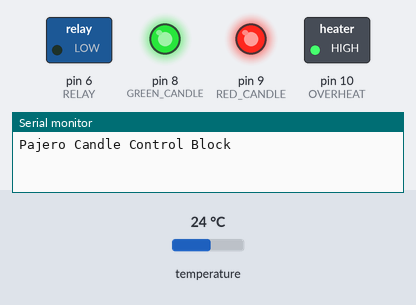
Bench run of a sketch on a simulated Arduino Uno, built with avr-gcc and run on an emulated ATmega328P. Parts: switched loads named in the sketch (green lamp = pin HIGH), output pins drawn as LEDs (lit = HIGH), the last lines printed to the serial monitor. The inputs (shaded band) are chosen by the test bench; at power-on: temperature 24 °C. Pins used as bus, display or sensor lines are not drawn.

Above: at 0.1 s.
At 1.5 s:
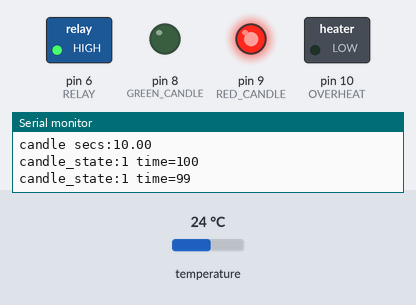
At 8.2 s:
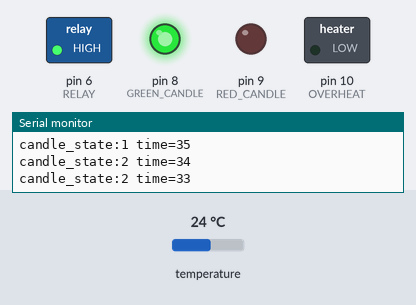
At 11.6 s:
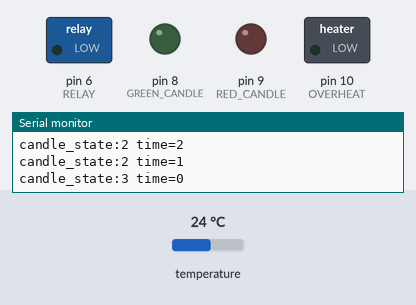
Timing chart, 0 to 13.1 s (numbered marks = the images above):
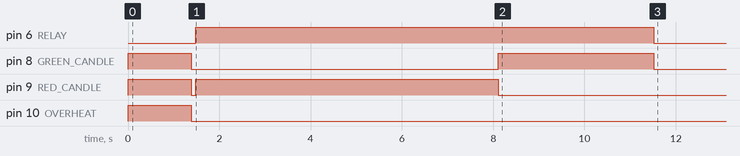

Measured:
- by itself, pin 6 (RELAY): LOW → HIGH at 1.5 s, → LOW 10.0 s later
- by itself, pin 8 (GREEN_CANDLE): HIGH → LOW at 1.4 s, → HIGH 6.7 s later, → LOW 3.4 s later
- by itself, pin 9 (RED_CANDLE): HIGH → LOW at 1.4 s, → HIGH 0.10 s later, → LOW 6.6 s later
- by itself, pin 10 (OVERHEAT): HIGH → LOW at 1.4 s

The sketch:

PajCandle.ino
```cpp
/**
 * блок управления свечами для Pajero
 *
 * ** TODO перенести контроль питания на A1 и сделать выход шины I2C
 *
 * при влючении питания если алгоритм позволяет включает реле. большие токи делаем
 * логика попрощще чтобы уменьшить верятность ошибки
 * мониторит температуру двигателя и зажигает лампочки, на старте проверяет чтобы аккум был не севший
 *
 * напряжение измерять только в нач
 * блок управления свечами для Pajero
 *
 * ** TODO перенести контроль питания на A1 и сделать выход шины I2C
 *
 * при влючении питания если алгоритм позволяет включает реле. большие токи делаем
 * логика попрощще чтобы уменьшить верятность ошибки
 * мониторит температуру двигателя и зажигает лампочки, на старте проверяет чтобы аккум был не севший
 *
 * напряжение измерять только в начале работы.  Если напряжение аккумулятора меньше 10.5 вольт не включать свечи
 * фильтровать темепературу фильтром кальмана - исключать изменение быстрее 1 град за отсчет
 * в конечном цикле измерять температуру раз в секунду
 *
 * свечи включены
 * 120 сек на -20град, 0але работы.  Если напряжение аккумулятора меньше 10.5 вольт не включать свечи
 * фильтровать темепературу фильтром кальмана - исключать изменение быстрее 1 град за отсчет
 * в конечном цикле измерять температуру раз в секунду
 *
 * свечи включены
 * 120 сек на -20град,
 * 0сек если двигатель теплее 40 град
 * время погасания лампочки прогрева до старта зависит от температуры двигателя - 1/3 времени работы свечей
 * лампочка двигатель холодный < 40 град
 * лампочка перегрев > 105 град
 * включаются при включении зажигания
 * питание подается при On
 ** выключение On выключает сразу
 *
 * резистор на  LED
 * - зеленый 100ohm
 * - красный 1k
 * - синий 5к
 *
 * клемы под винт/зажим:
 * - управление реле
 * - земля
 * - 12V
 *
 * штырьковая клема
 * - ключ On
 * - LED зеленый свечи
 * - LED красный свечи
 * - LED перегрев
 * - LED холодный
 * -
 */

#include <OneWire.h>
#include <DallasTemperature.h>
#include <Wire.h>
#define DEBUG

// PINS
// Data wire is plugged into pin 2 on the Arduino
#define ONE_WIRE_BUS 2
// провод управления реле свечей
#define RELAY        6
// LED
#define COLD         7
#define GREEN_CANDLE 8
#define RED_CANDLE   9
#define OVERHEAT     10

#define AC_VOLT      A1

// предельные температуры
const int OVERHEAT_TEMP = 105;
const int COLD_TEMP = 40;
const float LOWEST_TEMP = -25.0;
// максимальное время горения свечей
const long MAX_CANDLE_BURN_TIME  = 40;
const long START_CANDLE_BURN_TIME  = 1;
// низкое напряжение не включать свечи
const float ACC_LOW = 10.5;
// задержка цикла опроса в милисекундах
const int LOOP_DELAY = 100;

// состояния FSM
enum eStates {
  START_STATE,
  RED_STATE,
  GREEN_STATE,
  OFF_STATE
};

// Setup a oneWire instance to communicate with any OneWire devices
// (not just Maxim/Dallas temperature ICs)
OneWire oneWire(ONE_WIRE_BUS);
DallasTemperature sensors(&oneWire);

int candle_state = START_STATE;    // -1 начальное, по получению температуры будет решение включать или нет
long candle_on_time = 0, // время которое реле включено в milisecs сек
    red_time = 0;        // время которое будет гореть красная лампочка свечей
float s_temp = 0;      // температура за прошлый цикл измерений
bool s_tempOk = true;
#define ERR_TMO 1000
int s_temp_error_time = ERR_TMO;  // счетчик времени светить обоими лампами если нет термометра

float getAccVolts()
{
  int v = analogRead(AC_VOLT);
#ifdef DEBUG
  Serial.print(" acc adc:"); Serial.println(v);
#endif
  return v * 35.5 / 1024.0 + 0.59;
}

void setup(void)
{
  // start serial port
#ifdef DEBUG
  Serial.begin(9600);
  Serial.println("Pajero Candle Control Block");
#endif
  // конфишурим провод управления реле и выключаем его
  pinMode(RELAY, OUTPUT);

  pinMode(OVERHEAT, OUTPUT);
  pinMode(COLD, OUTPUT);
  pinMode(RED_CANDLE, OUTPUT);
  pinMode(GREEN_CANDLE, OUTPUT);

  pinMode(AC_VOLT, INPUT);
  digitalWrite(AC_VOLT, LOW); // disable pull-up

  // выключаем все
  digitalWrite(RELAY, LOW);

  digitalWrite(OVERHEAT, HIGH);
  digitalWrite(COLD, HIGH);
  digitalWrite(RED_CANDLE, HIGH);
  digitalWrite(GREEN_CANDLE, HIGH);


  // Start up the library
  sensors.begin();
  if(sensors.getDeviceCount() == 0) {
    s_tempOk = false;
    s_temp = 20.0;
    s_temp_error_time = ERR_TMO;
#ifdef DEBUG
    Serial.println("no temp sensor");
#endif
  } else {
    sensors.requestTemperatures(); // Send the command to get temperatures
    s_tempOk = true;
    s_temp = sensors.getTempCByIndex(0);
#ifdef DEBUG
    Serial.print("temp:"); Serial.println(s_temp);
#endif
    s_temp_error_time = 0;
  }

  delay(500);
  // низкое напряжение - не даем включать реле
  float volts = getAccVolts();
#ifdef DEBUG
  Serial.print("acc volts:"); Serial.println(volts);
#endif
  if(volts < ACC_LOW || s_temp > COLD_TEMP) {
    candle_state = OFF_STATE;
    candle_on_time = 0;
    red_time = 0;
  } else
    candle_state = START_STATE;
#ifdef DEBUG
  Serial.print("candle_state:"); Serial.println(candle_state);
#endif
}

/**
 * вычисляем время работы в зависимости от температуры в секундах
 */
float calcTime(float temp)
{
  // TODO сделать более быстро растущую функцию
  if(temp > COLD_TEMP)
    return 0;
  float res = map(temp, LOWEST_TEMP, COLD_TEMP, MAX_CANDLE_BURN_TIME, 0);
#ifdef DEBUG
  Serial.print("candle secs:"); Serial.println(res);
#endif
  if(res < 0)
    return 0;
  return res;
}

void loop(void)
{
  float temp;
  delay(LOOP_DELAY);
   // включаем и выключаем реле каждый оборот -
  digitalWrite(RELAY, (candle_state == RED_STATE || candle_state == GREEN_STATE) ? HIGH : LOW);
  if(s_temp_error_time > 0) {
    s_temp_error_time--;
    digitalWrite(OVERHEAT, HIGH);
    digitalWrite(COLD, HIGH );
  } else {
    digitalWrite(OVERHEAT, (s_temp > OVERHEAT_TEMP) ? HIGH : LOW);
    digitalWrite(COLD, (s_temp < COLD_TEMP) ? HIGH : LOW);
  }

  digitalWrite(RED_CANDLE, (candle_state == RED_STATE) ? HIGH : LOW);
  digitalWrite(GREEN_CANDLE, (candle_state == GREEN_STATE) ? HIGH : LOW);

  // сразу после запуска определяем надо включать свечи и время
  switch(candle_state) {
    case START_STATE: {
      candle_on_time = calcTime(s_temp) * 1000 / LOOP_DELAY;
      red_time = candle_on_time * 2 / 3;
      if(candle_on_time > 0.0) {
        candle_state = RED_STATE;
      }
    } break;
    case RED_STATE:
      --candle_on_time;
      if(--red_time <= 0)
        candle_state = GREEN_STATE;
      break;
    case GREEN_STATE:
      if(--candle_on_time <= 0)
        candle_state = OFF_STATE;
      break;
     case OFF_STATE:
      delay(20000);
      if(sensors.getDeviceCount() == 0) {
        s_tempOk = false;
        s_temp = 20.0;
#ifdef DEBUG
        Serial.println("no temp sensor");
#endif
      } else {
        sensors.requestTemperatures(); // Send the command to get temperatures
        s_tempOk = true;
        s_temp = sensors.getTempCByIndex(0);
#ifdef DEBUG
        Serial.print("temp:"); Serial.println(s_temp);
#endif
        s_temp_error_time = 0;
      }
     break;
  }
#ifdef DEBUG
  Serial.print("candle_state:"); Serial.print(candle_state);
  Serial.print(" time="); Serial.println(candle_on_time);
#endif
 }
```
